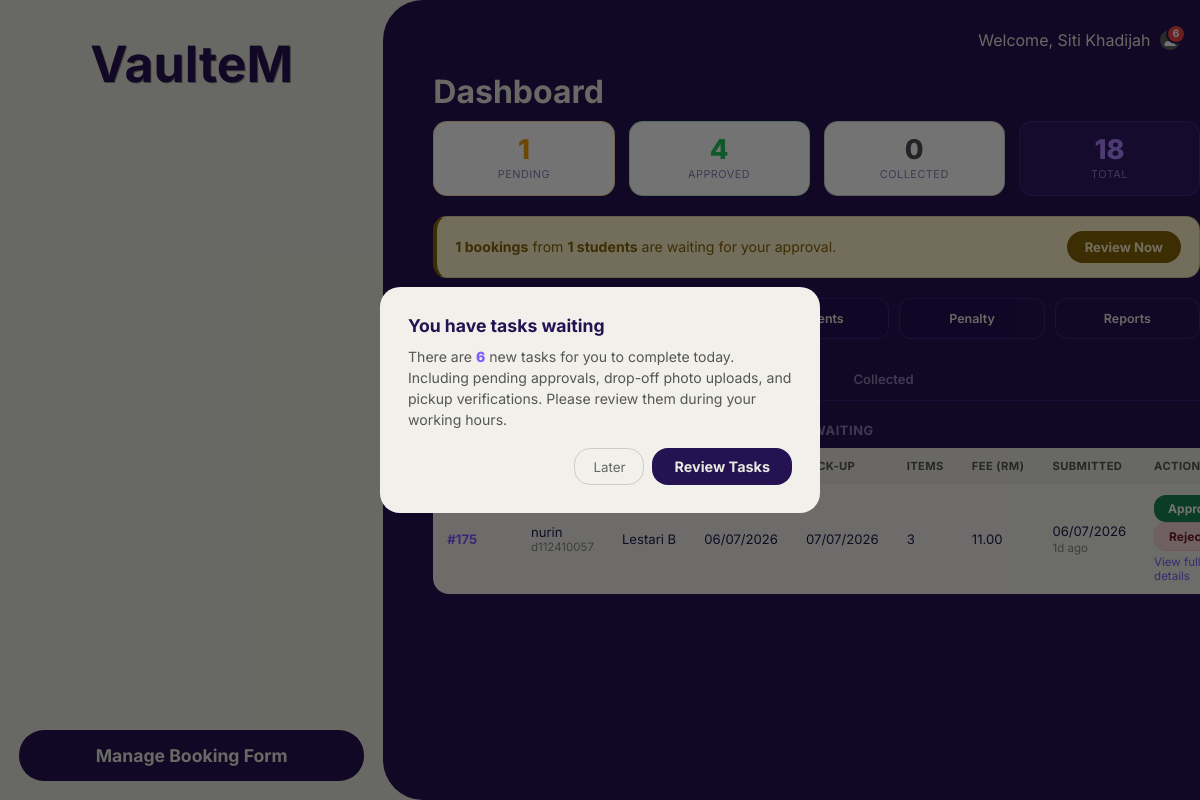
Page /staffMainStatus.php (signed in) on the committed database.
### tables this page shows
CREATE TABLE `booking` (
  `Booking_ID` int(100) NOT NULL,
  `Booking_Date` date NOT NULL,
  `DropOff_Date` date NOT NULL,
  `Pickup_Date` date NOT NULL,
  `Booking_Status` char(100) NOT NULL,
  `Rejection_Reason` text DEFAULT NULL,
  `Rejection_Photo` varchar(255) DEFAULT NULL,
  `Booking_Priority` char(1) NOT NULL,
  `Staff_ID` int(100) NOT NULL,
  `Student_ID` varchar(10) NOT NULL,
  `Dropoff_Photo` varchar(255) DEFAULT NULL,
  `Dropoff_Status` varchar(20) DEFAULT NULL
);

CREATE TABLE `student` (
  `Student_ID` varchar(10) NOT NULL,
  `Student_Name` varchar(100) NOT NULL,
  `Student_Mail` varchar(30) NOT NULL,
  `Student_Password` varchar(100) NOT NULL,
  `Student_PhoneNo` char(15) NOT NULL,
  `Gender` char(1) NOT NULL,
  `Residential_ID` int(100) NOT NULL
);

CREATE TABLE `residential_college` (
  `Residential_ID` int(100) NOT NULL,
  `Residential_Block` varchar(100) NOT NULL,
  `Gender_Type` char(1) NOT NULL
);

### Staffmainstatus.php (the view, shortened to what this page needs)
<?php
$conn = new mysqli("localhost", "root", "", "utem_accommodation");
$conn->query("SET time_zone = '+08:00'");
$staff_name = $_SESSION['Staff_Name'] ?? 'Staff';
$pending         = $conn->query("SELECT COUNT(*) AS c FROM booking WHERE LOWER(Booking_Status)='pending'")->fetch_assoc()['c'];
$approved        = $conn->query("SELECT COUNT(*) AS c FROM booking WHERE LOWER(Booking_Status)='approved'")->fetch_assoc()['c'];
$total           = $conn->query("SELECT COUNT(*) AS c FROM booking")->fetch_assoc()['c'];
$collected       = $conn->query("SELECT COUNT(*) AS c FROM booking WHERE LOWER(Booking_Status)='collected'")->fetch_assoc()['c'];
$pendingStudents = $conn->query("SELECT COUNT(DISTINCT Student_ID) AS c FROM booking WHERE LOWER(Booking_Status)='pending'")->fetch_assoc()['c'];
function safeCount(mysqli $conn, string $sql): int {
    $res = $conn->query($sql);
    $row = $res->fetch_assoc();
    return (int)($row['c'] ?? 0);
}
$needUploadCount = safeCount($conn, "
    SELECT COUNT(*) AS c
    FROM booking b
    WHERE LOWER(b.Booking_Status) = 'approved'
      AND b.DropOff_Date = CURDATE()
      AND (b.Dropoff_Photo IS NULL OR b.Dropoff_Photo = '')
      AND EXISTS (
            SELECT 1 FROM payment p
            WHERE p.Booking_ID = b.Booking_ID AND UPPER(p.Payment_Status) = 'Y'
          )
");
$needSendCount = safeCount($conn, "SELECT COUNT(*) AS c FROM booking WHERE Dropoff_Status = 'Uploaded'");
$needReuploadCount = safeCount($conn, "SELECT COUNT(*) AS c FROM booking WHERE Dropoff_Status = 'Rejected'");
$needVerifyCount = safeCount($conn, "
    SELECT COUNT(*) AS c FROM booking
    WHERE LOWER(Booking_Status) = 'approved' AND Dropoff_Status = 'Confirmed' AND Pickup_Date = CURDATE()
");
$overdueCount = safeCount($conn, "
    SELECT COUNT(*) AS c FROM booking
    WHERE LOWER(Booking_Status) = 'approved' AND DATE_ADD(Pickup_Date, INTERVAL 11 HOUR) < NOW()
");
$notifTotal = $needUploadCount + $needSendCount + $needReuploadCount
            + $needVerifyCount + $overdueCount + (int)$pending;
$showTaskPopup = ($notifTotal > 0 && empty($_SESSION['task_popup_shown']));
function bookingQuery(mysqli $conn, array $statuses, string $order = "b.Booking_ID DESC"): mysqli_result|false {
    $in = "'" . implode("','", $statuses) . "'";
    return $conn->query("
        SELECT b.Booking_ID, b.Booking_Status, b.DropOff_Date, b.Pickup_Date,
               b.Booking_Priority, b.Booking_Date,
               s.Student_Name, s.Student_ID, rc.Residential_Block,
               (SELECT COALESCE(SUM(i.Quantity), 0) FROM item i WHERE i.Booking_ID = b.Booking_ID)           AS TotalItem,
               (SELECT COALESCE(SUM(i.Quantity * i.Price), 0) FROM item i WHERE i.Booking_ID = b.Booking_ID) AS TotalFee,
               (SELECT Payment_Status FROM payment WHERE Booking_ID = b.Booking_ID LIMIT 1) AS Payment_Status,
               (SELECT Amount FROM payment WHERE Booking_ID = b.Booking_ID LIMIT 1) AS PaymentAmount
        FROM booking b
        LEFT JOIN student s ON b.Student_ID = s.Student_ID
        LEFT JOIN residential_college rc ON s.Residential_ID = rc.Residential_ID
        WHERE LOWER(b.Booking_Status) IN ($in)
        ORDER BY (b.Booking_Priority='Y') DESC, $order
    ");
}
$pendingQ   = bookingQuery($conn, ['pending'], 'b.Booking_ID ASC');
$activeTab = $_GET['tab'] ?? 'pending';
?>
<!DOCTYPE html>
<html lang="en">
<head>
    <link rel="stylesheet" href="status.css">
    <link rel="stylesheet" href="mobile.css">
</head>
<body>
<div id="wrapper">
    <div class="leftcontainer">
        <header>
            <h1 onclick="window.location.href='staffMainStatus.php'" style="cursor:pointer;">VaulteM</h1>
        </header>
        <button type="button" id="booking" onclick="window.location.href='staffBookingWindow.php'">
            Manage Booking Form
        </button>
    </div>
    <div class="rightcontainer">
        <div id="userName">
            Welcome,
            <span id="currentName"><?php echo htmlspecialchars($staff_name); ?></span>
            <span id="profileContainer">
                <span style="position:relative; display:inline-block;">
                    <?php if ($notifTotal > 0): ?>
                        <span class="notif-badge"><?php echo $notifTotal; ?></span>
                    <?php endif; ?>
                </span>
            </span>
        </div>
        <h1>Dashboard</h1>
        <div class="stats-row">
            <div class="stat-pill amber">
                <div class="s-val"><?php echo $pending; ?></div>
                <div class="s-label">Pending</div>
            </div>
            <div class="stat-pill green">
                <div class="s-val"><?php echo $approved; ?></div>
                <div class="s-label">Approved</div>
            </div>
            <div class="stat-pill grey">
                <div class="s-val"><?php echo $collected; ?></div>
                <div class="s-label">Collected</div>
            </div>
            <div class="stat-pill">
                <div class="s-val"><?php echo $total; ?></div>
                <div class="s-label">Total</div>
            </div>
        </div>
        <?php if ($pending > 0): ?>
        <div class="action-banner">
            <span>
                <strong><?php echo $pending; ?> booking<?php echo $pending !== 1 ? 's' : ''; ?></strong>
                from
                <strong><?php echo $pendingStudents; ?> student<?php echo $pendingStudents !== 1 ? 's' : ''; ?></strong>
                <?php echo $pending !== 1 ? 'are' : 'is'; ?> waiting for your approval.
            </span>
            <a href="staffMainStatus.php?tab=pending" class="review-btn">Review Now</a>
        </div>
        <?php endif; ?>
        <div class="quick-actions">
            <a class="qa-btn" href="staffbookingrecords.php">Bookings</a>
            <a class="qa-btn" href="Staffverifypanel.php">Verification</a>
            <a class="qa-btn" href="staffStudentList.php">Students</a>
            <a class="qa-btn" href="staffpenalty.php">Penalty</a>
            <a class="qa-btn" href="staffreport.php">Reports</a>
        </div>
        <div class="tab-bar">
            <a href="staffMainStatus.php?tab=pending" class="tab-btn <?php echo $activeTab==='pending' ? 'active' : ''; ?>">
                <?php if ($pending > 0): ?>
                <span class="tab-badge badge-pending"><?php echo $pending; ?></span>
                <?php endif; ?>
            </a>
            <a href="staffMainStatus.php?tab=approved" class="tab-btn <?php echo $activeTab==='approved' ? 'active' : ''; ?>">
                <?php if ($approved > 0): ?>
                <span class="tab-badge badge-approved"><?php echo $approved; ?></span>
                <?php endif; ?>
            </a>
            <a href="staffMainStatus.php?tab=cancelled" class="tab-btn <?php echo $activeTab==='cancelled' ? 'active' : ''; ?>">
            </a>
            <a href="staffMainStatus.php?tab=collected" class="tab-btn <?php echo $activeTab==='collected' ? 'active' : ''; ?>">
                Collected
            </a>
        </div>
        <?php if ($activeTab === 'pending'): ?>
        <div class="section-label">
            <?php if ($pending > 0): ?>
            — <?php echo $pending; ?> booking<?php echo $pending !== 1 ? 's' : ''; ?> from <?php echo $pendingStudents; ?> student<?php echo $pendingStudents !== 1 ? 's' : ''; ?> waiting
            <?php endif; ?>
        </div>
        <?php if ($pendingQ && $pendingQ->num_rows > 0): ?>
        <div class="queue-wrap">
            <table class="queue-table">
                <thead>
                    <tr>
                        <th>Booking</th>
                        <th>Student</th>
                        <th>College</th>
                        <th>Drop-off</th>
                        <th>Pick-up</th>
                        <th>Items</th>
                        <th>Fee (RM)</th>
                        <th>Submitted</th>
                        <th>Action</th>
                    </tr>
                </thead>
                <tbody>
                <?php while ($row = $pendingQ->fetch_assoc()):
                    $waitDays  = (int)floor((time() - strtotime($row['Booking_Date'])) / 86400);
                    $feeToShow = $row['PaymentAmount'] ?? $row['TotalFee'];
                ?>
                <tr>
                    <td>
                        <strong style="color:#7c5cfc;">#<?php echo $row['Booking_ID']; ?></strong>
                    </td>
                    <td>
                        <?php echo htmlspecialchars($row['Student_Name']); ?>
                        <span style="display:block;font-size:0.72rem;color:#888;"><?php echo htmlspecialchars($row['Student_ID']); ?></span>
                    </td>
                    <td><?php echo htmlspecialchars($row['Residential_Block'] ?? 'N/A'); ?></td>
                    <td><?php echo date('d/m/Y', strtotime($row['DropOff_Date'])); ?></td>
                    <td><?php echo date('d/m/Y', strtotime($row['Pickup_Date'])); ?></td>
                    <td><?php echo $row['TotalItem']; ?></td>
                    <td><?php echo number_format((float)$feeToShow, 2); ?></td>
                    <td>
                        <?php echo date('d/m/Y', strtotime($row['Booking_Date'])); ?>
                        <span class="wait-days"><?php echo $waitDays === 0 ? 'Today' : $waitDays.'d ago'; ?></span>
                    </td>
                    <td>
                        <form method="POST" style="display:inline;">
                            <button type="submit" class="btn-approve-sm"
                                onclick="return confirm('Approve Booking #<?php echo $row['Booking_ID']; ?> for <?php echo htmlspecialchars(addslashes($row['Student_Name'])); ?>?')">
                                Approve
                            </button>
                        </form>
                        <button class="btn-reject-sm"
                            onclick="openReject(<?php echo $row['Booking_ID']; ?>, '<?php echo htmlspecialchars(addslashes($row['Student_Name'])); ?>')">
                            Reject
                        </button>
                        <a href="staffBookingDetail.php?id=<?php echo $row['Booking_ID']; ?>" class="view-link">View full details</a>
                    </td>
                </tr>
                <?php endwhile; ?>
                </tbody>
            </table>
        </div>
        <?php else: ?>
            <div class="empty-state">No pending bookings. All caught up.</div>
        <?php endif; ?>
        <?php endif; ?>
    </div>
</div>
<?php if ($showTaskPopup): ?>
<div class="modal-overlay show" id="taskPopup">
    <div class="modal-box task-popup-box">
        <h3>You have tasks waiting</h3>
        <p>
            There <?php echo $notifTotal === 1 ? 'is' : 'are'; ?>
            <span class="task-popup-count"><?php echo $notifTotal; ?></span>
            new task<?php echo $notifTotal !== 1 ? 's' : ''; ?> for you to complete today.
            Including pending approvals, drop-off photo uploads, and pickup verifications.
            Please review them during your working hours.
        </p>
        <div class="modal-btns">
            <button type="button" class="btn-dismiss-popup" onclick="closeTaskPopup()">Later</button>
            <button type="button" class="btn-review-tasks" onclick="window.location.href='staffNotifications.php'">
                Review Tasks
            </button>
        </div>
    </div>
</div>
<?php endif; ?>
</body>
</html>

### status.css (style rules this page uses)
* { font-family: 'Inter', sans-serif; box-sizing: border-box; }
header h1 { color: #241253; font-size: 50px; text-align: center; margin-bottom: 0px; padding: 0; text-shadow: 1px 1.2px 0px rgba(0, 0, 0, 0.395); }
#userName { text-align: right; margin-top: 20px; margin-right: 20px; }
#profileContainer { position: relative; display: inline-block; }
body { background-color: #E8E9DE; margin: 0px; }
p { font-weight: normal; }
#wrapper { display: flex; height: 100vh; width: 100vw; overflow: hidden; }
.leftcontainer { flex: 1; gap: 0px; background-color: #E8E9DE; display: flex; flex-direction: column; justify-content: center; align-items: center; text-align: center; }
h1 { margin-bottom: 10px; }
.rightcontainer { flex: 2; background-color: #241253; color: #E8E9DE; border-top-left-radius: 40px; border-bottom-left-radius: 40px; padding-top: 10px; padding-left: 50px; display: flex; flex-direction: column; animation: slideLeft 1.0s ease-in-out forwards; height: 100vh; overflow-y: auto; padding-bottom: 40px; }
#booking { width: 90%; background-color: #241253; border: 20px; margin-top: auto; margin-bottom: 5%; padding: 15px 15px; font-size: 1.1rem; border-radius: 25px; font-weight: bold; color: #E8E9DE; }

### rows in the picture
booking: Booking_ID "175", Student_ID.Student_Name "nurin", Student_ID.Student_ID "d112410057", residential_college.Residential_Block "Lestari B", DropOff_Date "06/07/2026", Pickup_Date "07/07/2026", TotalItem "3", feeToShow "11.00", Booking_Date "06/07/2026", Booking_Date "1"

### other values in the picture
$staff_name "Siti Khadijah"
$notifTotal "6"
$pending "1"
$approved "4"
$collected "0"
$total "18"
$pendingStudents "1"
